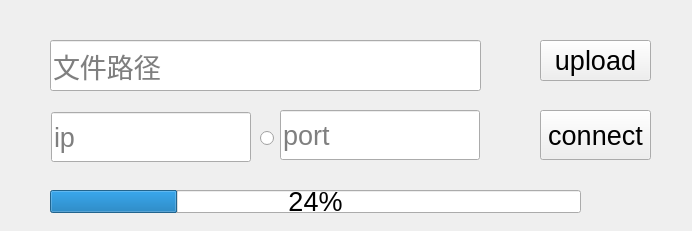
<?xml version="1.0" encoding="UTF-8"?>
<ui version="4.0">
 <class>tcpClient</class>
 <widget class="QMainWindow" name="tcpClient">
  <property name="geometry">
   <rect>
    <x>0</x>
    <y>0</y>
    <width>692</width>
    <height>231</height>
   </rect>
  </property>
  <property name="font">
   <font>
    <pointsize>20</pointsize>
   </font>
  </property>
  <property name="windowTitle">
   <string>tcpClient</string>
  </property>
  <widget class="QWidget" name="centralWidget">
   <widget class="QLineEdit" name="ip">
    <property name="geometry">
     <rect>
      <x>51</x>
      <y>112</y>
      <width>200</width>
      <height>50</height>
     </rect>
    </property>
    <property name="placeholderText">
     <string>ip</string>
    </property>
   </widget>
   <widget class="QLineEdit" name="port">
    <property name="geometry">
     <rect>
      <x>280</x>
      <y>110</y>
      <width>200</width>
      <height>50</height>
     </rect>
    </property>
    <property name="placeholderText">
     <string>port</string>
    </property>
   </widget>
   <widget class="QPushButton" name="connect">
    <property name="geometry">
     <rect>
      <x>540</x>
      <y>110</y>
      <width>111</width>
      <height>50</height>
     </rect>
    </property>
    <property name="text">
     <string>connect</string>
    </property>
   </widget>
   <widget class="QRadioButton" name="getIp">
    <property name="geometry">
     <rect>
      <x>260</x>
      <y>130</y>
      <width>16</width>
      <height>16</height>
     </rect>
    </property>
    <property name="text">
     <string/>
    </property>
   </widget>
   <widget class="QLineEdit" name="lineEdit">
    <property name="geometry">
     <rect>
      <x>50</x>
      <y>40</y>
      <width>431</width>
      <height>51</height>
     </rect>
    </property>
    <property name="placeholderText">
     <string>文件路径</string>
    </property>
   </widget>
   <widget class="QPushButton" name="pushButton">
    <property name="geometry">
     <rect>
      <x>540</x>
      <y>40</y>
      <width>111</width>
      <height>41</height>
     </rect>
    </property>
    <property name="text">
     <string>upload</string>
    </property>
   </widget>
   <widget class="QProgressBar" name="progressBar">
    <property name="geometry">
     <rect>
      <x>50</x>
      <y>190</y>
      <width>531</width>
      <height>23</height>
     </rect>
    </property>
    <property name="value">
     <number>24</number>
    </property>
   </widget>
  </widget>
 </widget>
 <layoutdefault spacing="6" margin="11"/>
 <resources/>
 <connections/>
</ui>
